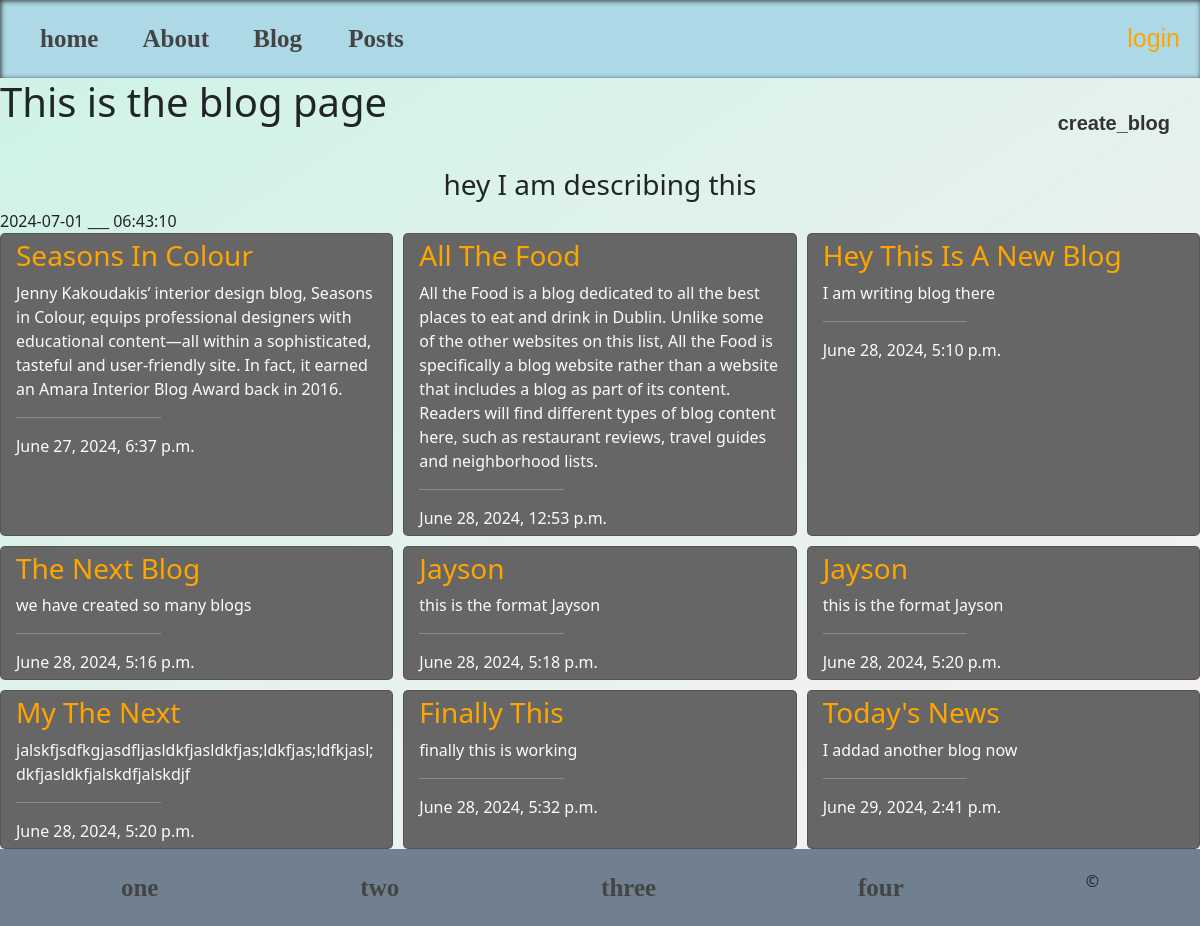
The page /blog/ on the database as committed earlier.
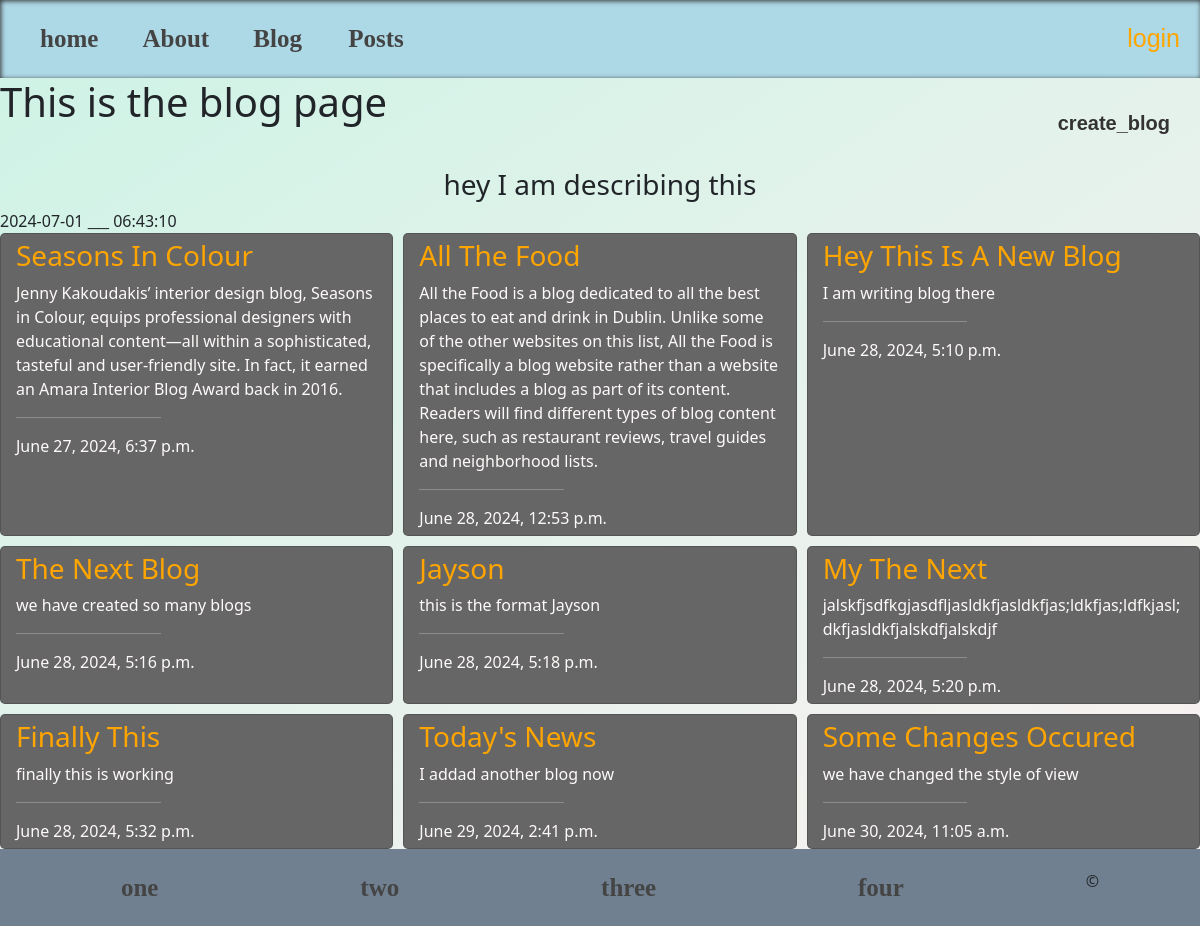
The same page on the database as committed later.
### blog/models.py (models this page shows, shortened)
class Blog(models.Model):
    title = models.CharField(max_length=50)
    description = models.TextField()
    date_posted = models.DateTimeField(auto_now_add=True)
    class Meta:
        ordering = ('date_posted',)

### blog/views.py (the view)
# urls.py: path('', blogsview, name='blog'),
def blogsview(request):
    all_blogs  = Blog.objects.all()
    context = {
        'title': 'This is the blog page',
        'description': 'hey I am describing this',
        'blogs': all_blogs
    }
    return render(request, 'blog.html', context)

### blog/templates/blog.html (shortened to what this page needs)
{%extends 'base.html'%}
{%load static %}
{%block css%}
    <link rel="stylesheet" href="{%static 'styles/blog.css'%}">
{%endblock%}
{%block content%}
    <div class="cover_blog">
        <div class="headBlog">
            <h1>{{title}}</h1>
            <a href="{% url "create_blog" %}">create_blog</a>
        </div>
        <h3 style="text-align: center;">{{description}}</h3>
        {% now "Y-m-d" %}
        <span>___</span>
        {% now "H:i:s" %}
        <div class="cards">
            {% for i in blogs%}
                <div class="card">
                    <div class="content">
                        <h3 style="color: orange;">{{i.title|title}}</h3>
                        <p>{{i.description}}</p>
                        <hr style="width: 40%; margin-left: 0;">
                        <span>{{i.date_posted}}</span>
                    </div>
                </div>
            {% endfor %}
        </div>
    </div>
{%endblock%}

Rows that differ between the two databases and show on the page:
removed Blog: title "Jayson", description "this is the format Jayson", date_posted "June 28, 2024, 5:20 p.m."
added Blog: title "Some Changes Occured", description "we have changed the style of view", date_posted "June 30, 2024, 11:05 a.m."
